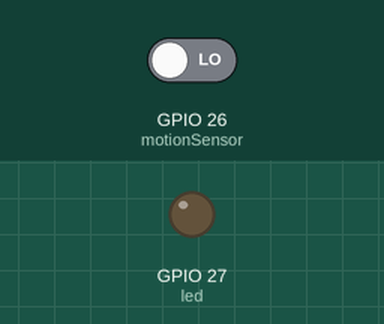
Recording of a sketch running on a simulated ESP32. Shown: output pins drawn as LEDs (lit = HIGH). The inputs (shaded band) are chosen by the test bench; at power-on: GPIO 26 (motionSensor) LOW. WiFi joins after 1.5 s; servers stay silent unless stated; no MQTT or app messages arrive unless stated; what the sketch prints to the serial monitor is not drawn.

Above: at 2.7 s.
2.8 s: GPIO 26 (motionSensor) driven HIGH
At 3.3 s:
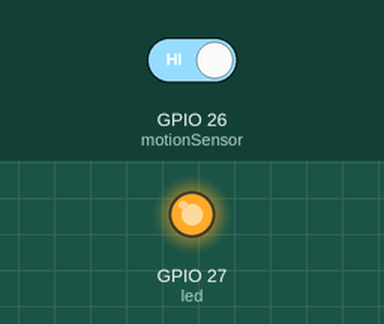
Timing chart, 0 to 14.3 s (numbered marks = the images above; inputs shaded):
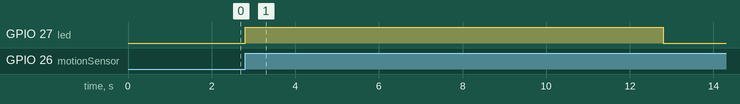

Measured:
- after the input at 2.8 s, GPIO 27 (led): LOW → HIGH at once, → LOW 10.0 s later

The sketch:

ESP32_MQTT_PIR_Motion.ino
```cpp
#include <WiFi.h>
#include <PubSubClient.h>
#include <esp_task_wdt.h>

#define timeSeconds 10

const char* ssid = "LAPTOP-78RKKJ2E 0340";
const char* password = "12345678";
const char* mqttServer = "192.168.137.62";
const int mqttPort = 1883;
const char* mqttTopic = "Movement";
const char* mqtt_username="homesystem";
const char* mqtt_password="Shriya";
const char* clientID="MovementData";

const int led = 27;
const int motionSensor = 26;

unsigned long now = millis();
unsigned long lastTrigger = 0;
boolean startTimer = false;
boolean motion = false;

WiFiClient espClient;
PubSubClient client(espClient);

void reconnect() {
  while (!client.connected()) {
    if (client.connect("ESP32Client", mqtt_username, mqtt_password)) {
      Serial.println("Connected to MQTT broker");
    } else {
      Serial.print("Failed, rc=");
      Serial.print(client.state());
      Serial.println(" Retrying...");
      delay(1000);
    }
  }
}

void connect_MQTT(){
  WiFi.begin(ssid, password);
  while (WiFi.status() != WL_CONNECTED) {
    delay(500);
    Serial.print(".");
  }
  Serial.println("WiFi connected");

  client.setServer(mqttServer, 1883); // Ensure server is set before connecting

  if (client.connect(clientID, mqtt_username, mqtt_password)) {
    Serial.println("Connected to MQTT Broker!");
  } else {
    Serial.println("Connection to MQTT Broker failed…");
  }
}

void IRAM_ATTR detectsMovement() {
  digitalWrite(led, HIGH);
  startTimer = true;
  lastTrigger = millis();
}

void setup() {
  Serial.begin(9600);
  pinMode(motionSensor, INPUT_PULLUP);
  attachInterrupt(digitalPinToInterrupt(motionSensor), detectsMovement, RISING);
  pinMode(led, OUTPUT);
  digitalWrite(led, LOW);

  connect_MQTT();

  Serial.setTimeout(2000);
  esp_task_wdt_init(10, true);
}

void loop() {
  now = millis();
  if ((digitalRead(led) == HIGH) && (motion == false)) {
    Serial.println("MOTION DETECTED!!!");
    motion = true;
    client.publish(mqttTopic, "Access Granted"); // Sending alert
  }
  if (startTimer && (now - lastTrigger > (timeSeconds * 1000))) {
    Serial.println("Motion stopped...");
    digitalWrite(led, LOW);
    startTimer = false;
    motion = false;
  }

  if (!client.connected()) {
    reconnect();
  }
  client.loop();
}
```
